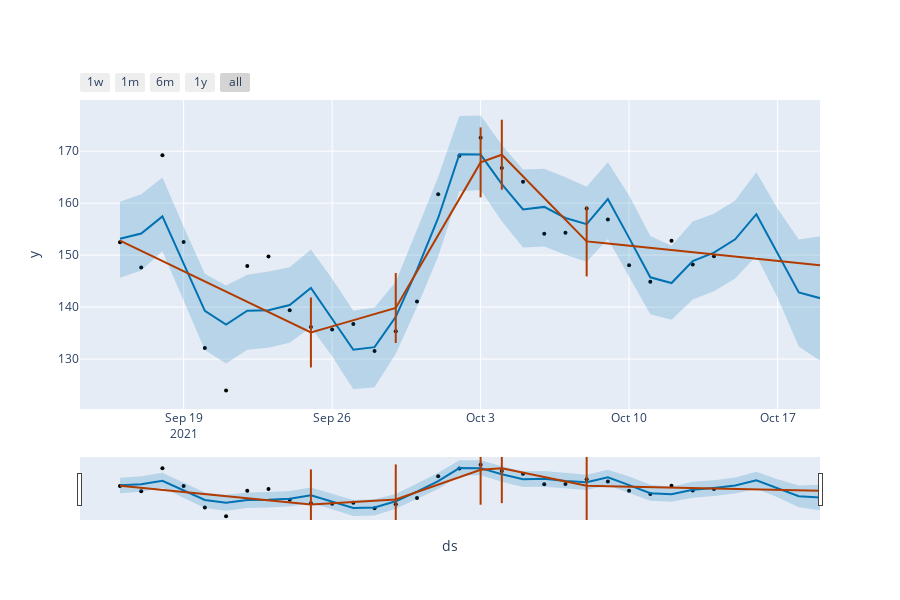

Notebook cell for this chart:
### Code cell
from prophet.plot import plot_plotly

plot_plotly(m, forecast,changepoints = True,trend = True)
